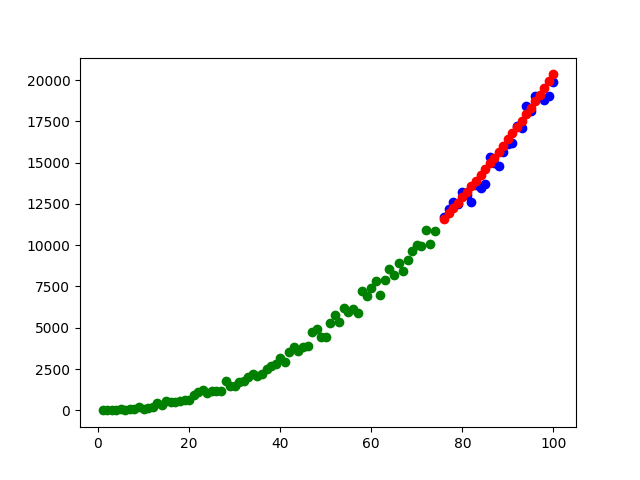

Write the Python code that produced this figure.
# load libs
import numpy as np
import pandas as pd
import matplotlib.pyplot as plt


# train & test data
x = np.arange(1, 101)
y = 2 * x * x - x + 4 + np.random.randint(-10,10,100)*x
df = pd.DataFrame({"x":x,"y":y});


# init LinearRegression model
from sklearn.preprocessing import PolynomialFeatures
from sklearn.pipeline import Pipeline
from sklearn.linear_model import LinearRegression
model = Pipeline([
  ('poly', PolynomialFeatures(degree=2)),
  ('linear', LinearRegression(fit_intercept=False))
])


# train model on first 75 data points
model.fit(df.drop('y',axis=1)[:74], df['y'][:74])

# predict test on last 25 points
predict_y = model.predict(df.drop('y',axis=1)[75:])


# plot results
plt.scatter(df['x'][:74], df['y'][:74], c='g')
plt.scatter(df['x'][75:], df['y'][75:], c='b')
plt.scatter(df['x'][75:], predict_y, c='r')
plt.savefig('polynomial_regression.png')
plt.show()